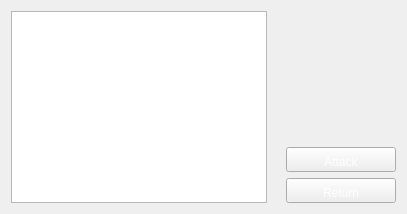
         <widget class="QWidget" name="stackedWidgetFightBottomBarPageAttack">
          <layout class="QHBoxLayout" name="horizontalLayout_23">
           <item>
            <widget class="QListWidget" name="listWidgetFightAttack"/>
           </item>
           <item>
            <widget class="QLabel" name="labelFightAttackDetails">
             <property name="maximumSize">
              <size>
               <width>200</width>
               <height>16777215</height>
              </size>
             </property>
             <property name="styleSheet">
              <string notr="true">color: rgb(0, 0, 0);</string>
             </property>
             <property name="wordWrap">
              <bool>true</bool>
             </property>
            </widget>
           </item>
           <item>
            <layout class="QVBoxLayout" name="verticalLayout_17">
             <item>
              <spacer name="verticalSpacer_16">
               <property name="orientation">
                <enum>Qt::Vertical</enum>
               </property>
               <property name="sizeHint" stdset="0">
                <size>
                 <width>20</width>
                 <height>40</height>
                </size>
               </property>
              </spacer>
             </item>
             <item>
              <widget class="QPushButton" name="pushButtonFightAttackConfirmed">
               <property name="minimumSize">
                <size>
                 <width>110</width>
                 <height>25</height>
                </size>
               </property>
               <property name="maximumSize">
                <size>
                 <width>110</width>
                 <height>25</height>
                </size>
               </property>
               <property name="styleSheet">
                <string notr="true">QPushButton::hover {
background-position:left center;
}
QPushButton::pressed {
background-position:left bottom;
}
QPushButton { 
background-image: url(:/images/interface/button-generic.png);
border-image: url(:/images/empty.png);
color: rgb(255, 255, 255);
padding-left:4px;
padding-right:4px;
padding-top:8px;
padding-bottom:3px;
}</string>
               </property>
               <property name="text">
                <string>Attack</string>
               </property>
              </widget>
             </item>
             <item>
              <widget class="QPushButton" name="pushButtonFightReturn">
               <property name="minimumSize">
                <size>
                 <width>110</width>
                 <height>25</height>
                </size>
               </property>
               <property name="maximumSize">
                <size>
                 <width>110</width>
                 <height>25</height>
                </size>
               </property>
               <property name="styleSheet">
                <string notr="true">QPushButton::hover {
background-position:left center;
}
QPushButton::pressed {
background-position:left bottom;
}
QPushButton { 
background-image: url(:/images/interface/button-generic.png);
border-image: url(:/images/empty.png);
color: rgb(255, 255, 255);
padding-left:4px;
padding-right:4px;
padding-top:8px;
padding-bottom:3px;
}</string>
               </property>
               <property name="text">
                <string>Return</string>
               </property>
              </widget>
             </item>
            </layout>
           </item>
          </layout>
         </widget>
